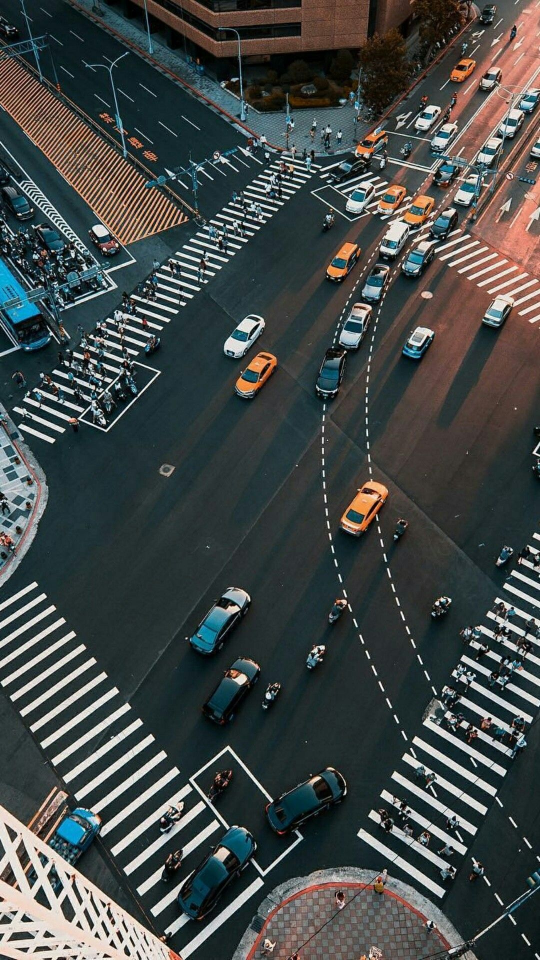
#> input picture images/road.jpg, 1080 x 1920 px (shown at 1/2 size)
$ python slice_demo.py
#> lines starting #> are read from the running program, lines starting #| are printed output that depends on the picture
import json
import os
from unicodedata import category
import cv2
import time
from PIL import Image
from sahi.slicing import slice_image,slice_coco

image_path = "./images/"

"""
compare Image.crop with array oporate
"""
t1 = time.time()
img1 = Image.open("./images/road.jpg").convert("RGB")
#> img1 is the input picture: PIL image 1080x1920 RGB; mean R, G, B 67.2, 72.6, 71.4
crop_image = img1.crop((500,500,1000,1000))
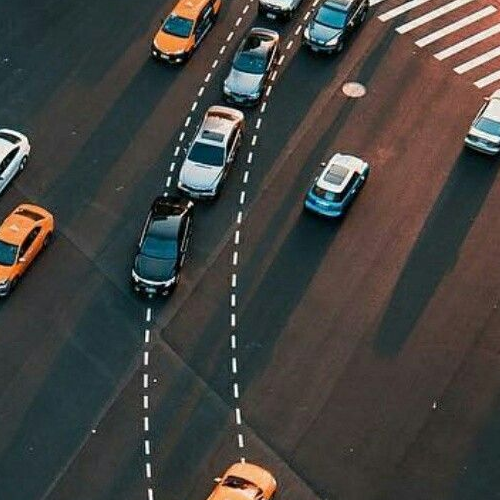
#> crop_image: PIL image 500x500 RGB; mean R, G, B 68, 66.8, 63.6
t2 = time.time()

img2 =  cv2.imread("./images/road.jpg")
cc = img2[500:1000,500:1000,:]

print((t2-t1)/(time.time()-t2))

"""
use sahi slice image
"""
# [9 lines of commented-out code are left out]
"""
COCO slice
"""
# [34 lines of commented-out code are left out]

$ run again, with images/test.jpg copied over images/road.jpg
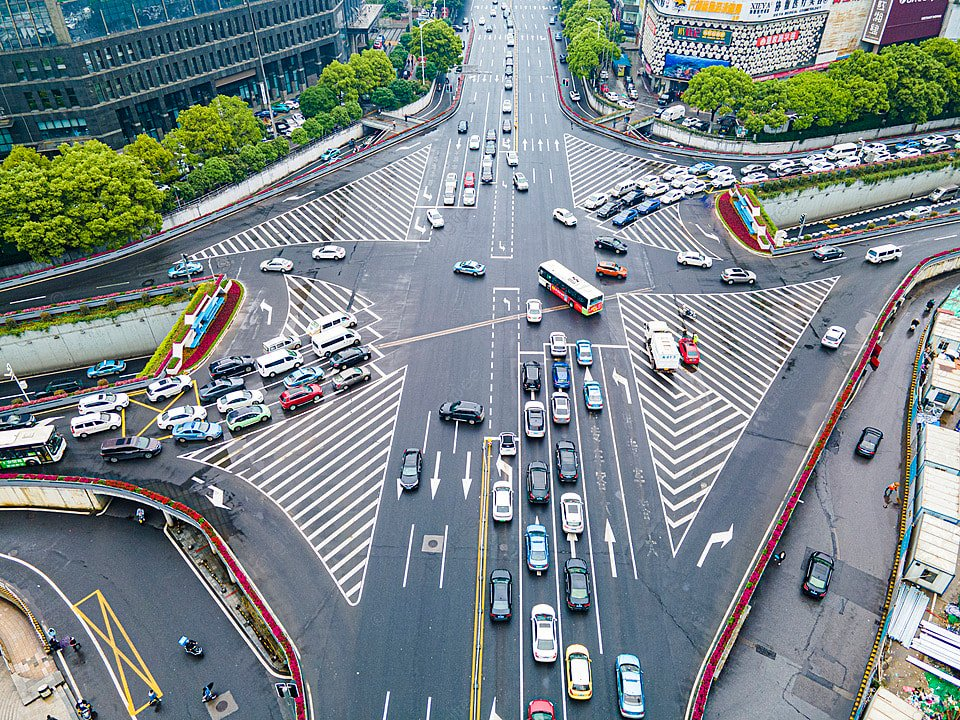
#> input picture images/test.jpg, 960 x 720 px
#> img1 is the input picture: PIL image 960x720 RGB; mean R, G, B 123.3, 134.1, 136
#> `crop_image = img1.crop((500,500,1000,1000))`:
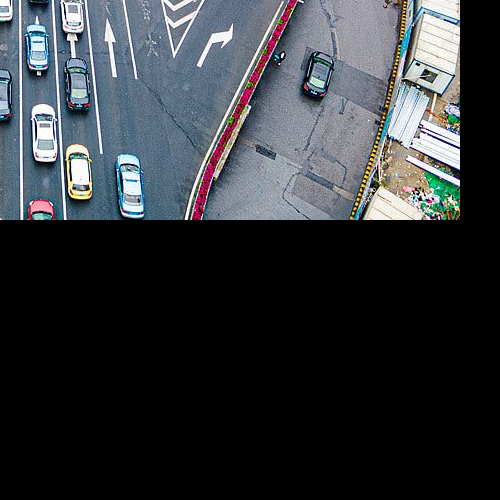
#> crop_image: PIL image 500x500 RGB; mean R, G, B 50.6, 54.4, 58.4
#> `cc = img2[500:1000,500:1000,:]`:
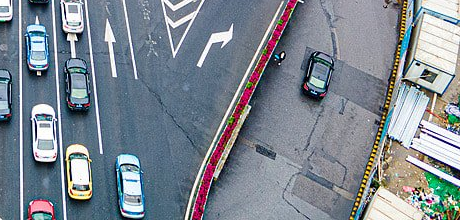
#> cc: shape (220, 460, 3); mean B, G, R 144.2, 134.3, 124.9
